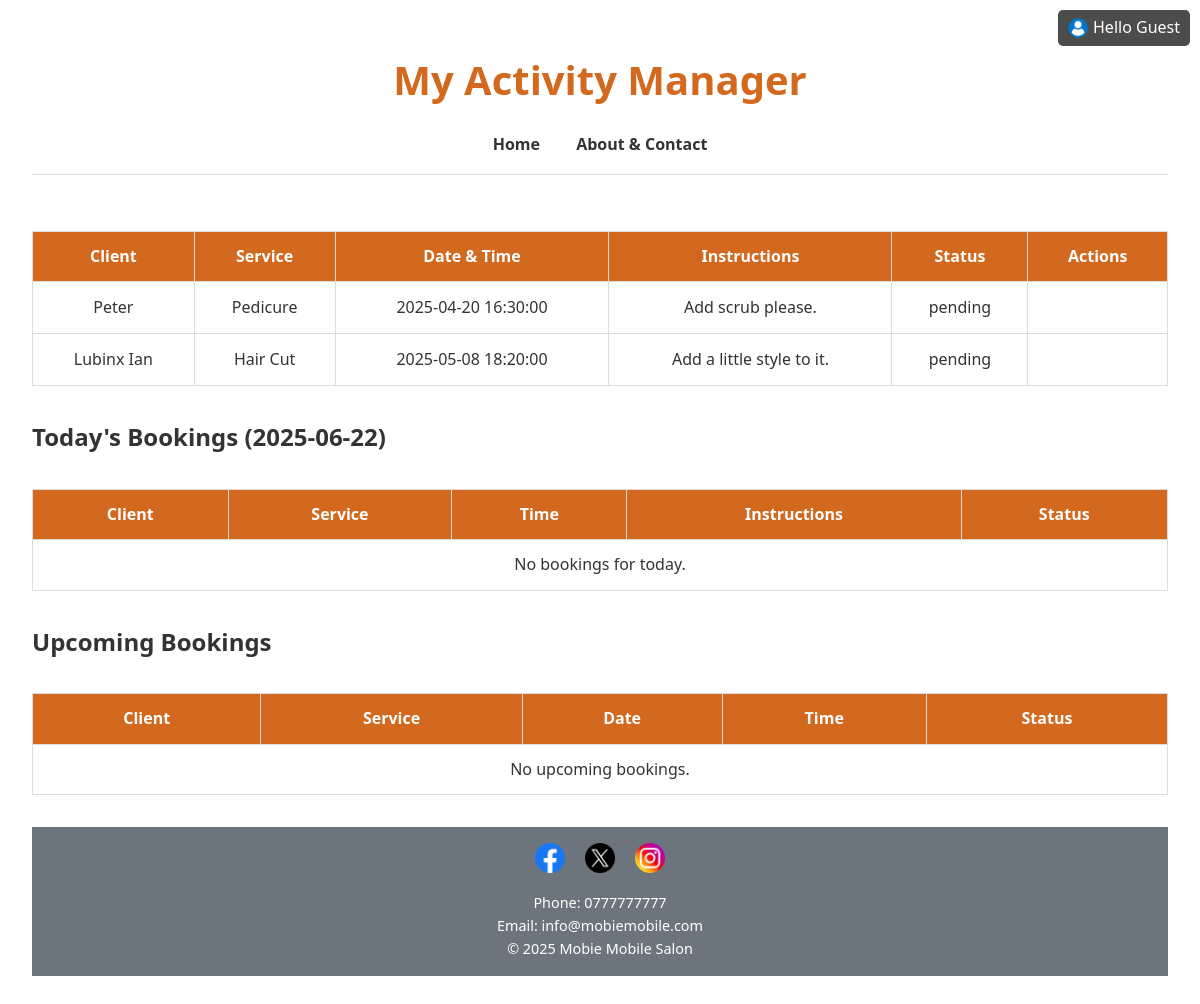
/stylist_dash.php, run on the app's committed database.
### tables this page shows
CREATE TABLE IF NOT EXISTS `bookings` (
  `id` int NOT NULL AUTO_INCREMENT,
  `name` text NOT NULL,
  `email` text NOT NULL,
  `phone` text NOT NULL,
  `service` text NOT NULL,
  `provider` text NOT NULL,
  `location` text NOT NULL,
  `date` date NOT NULL,
  `time` time NOT NULL,
  `instructions` mediumtext NOT NULL,
  `status` tinytext NOT NULL,
  PRIMARY KEY (`id`)
);

### stylist_dash.php (the view, shortened to what this page needs)
<?php
$stylist = $_SESSION['username'];
$host = getenv("host");
$username = getenv("host_username");
$pass = getenv("host_userpass");
$db = getenv("host_db");
$conn = new mysqli($host, $username, $pass, $db);
$stmtToday = $conn->prepare("
    SELECT * FROM bookings
    WHERE provider = ?
      AND DATE(date) = CURDATE()
    ORDER BY time
");
$stmtToday->bind_param("s", $stylist);
$stmtToday->execute();
$todayResult = $stmtToday->get_result();
$stmtUpcoming = $conn->prepare("
    SELECT * FROM bookings
    WHERE provider = ?
      AND DATE(date) > CURDATE()
    ORDER BY date, time
");
$stmtUpcoming->bind_param("s", $stylist);
$stmtUpcoming->execute();
$upcomingResult = $stmtUpcoming->get_result();
$result = $conn->query("SELECT * FROM bookings WHERE status = 'pending'");
?>
<!DOCTYPE html>
<html lang="en">
<head>
    <link rel="stylesheet" href="style.css">
</head>
<body style="padding: 2rem;">
    <div class="status">
        <img src="icons/user.png" alt="User Profile">
        <span>
            Hello
            <?php
            if (isset($_SESSION['loggedin']) && $_SESSION['loggedin'] === true): ?>
                <?php echo htmlspecialchars($_SESSION['username']); ?>
                <a href="logout.php" class="tooltip">
                    <img src="icons/logout.png" alt="">
                    <span class="tooltip-text">Logout</span>
                </a>
            <?php else: ?>
                <?php echo htmlspecialchars('Guest'); ?>
            <?php endif; ?>
        </span>
    </div>
    <header>
        <h1>My Activity Manager</h1>
        <nav>
            <ul>
                <li><a href="index.php">Home</a></li>
                <li><a href="about.php">About & Contact</a></li>
            </ul>
        </nav>
    </header>
    <main>
        <table>
            <thead>
                <tr>
                    <th>Client</th>
                    <th>Service</th>
                    <th>Date & Time</th>
                    <th>Instructions</th>
                    <th>Status</th>
                    <th>Actions</th>
                </tr>
            </thead>
            <tbody>
                <?php while ($booking = $result->fetch_assoc()): ?>
                    <tr>
                        <td><?php echo htmlspecialchars($booking['name']); ?></td>
                        <td><?php echo htmlspecialchars($booking['service']); ?></td>
                        <td><?php echo htmlspecialchars($booking['date']) . " " . htmlspecialchars($booking['time']); ?>
                        </td>
                        <td><?php echo htmlspecialchars($booking['instructions']); ?></td>
                        <td><?php echo htmlspecialchars($booking['status']); ?></td>
                        <td>
                            <form method="post" style="display:inline-block;">
                                <button type="submit" name="action" value="accept" class="approve">Accept</button>
                            </form>
                        </td>
                    </tr>
                <?php endwhile; ?>
            </tbody>
        </table>
        <h2>Today's Bookings (<?php echo date('Y-m-d'); ?>)</h2>
        <table>
            <thead>
                <tr>
                    <th>Client</th>
                    <th>Service</th>
                    <th>Time</th>
                    <th>Instructions</th>
                    <th>Status</th>
                </tr>
            </thead>
            <tbody>
                <?php if ($todayResult->num_rows): ?>
                    <?php while ($row = $todayResult->fetch_assoc()): ?>
                        <tr>
                            <td><?php echo htmlspecialchars($row['name']); ?></td>
                            <td><?php echo htmlspecialchars($row['service']); ?></td>
                            <td><?php echo htmlspecialchars($row['time']); ?></td>
                            <td><?php echo htmlspecialchars($row['instructions']); ?></td>
                            <td><?php echo htmlspecialchars($row['status']); ?></td>
                        </tr>
                    <?php endwhile; ?>
                <?php else: ?>
                    <tr>
                        <td colspan="6">No bookings for today.</td>
                    </tr>
                <?php endif; ?>
            </tbody>
        </table>
        <h2>Upcoming Bookings</h2>
        <table>
            <thead>
                <tr>
                    <th>Client</th>
                    <th>Service</th>
                    <th>Date</th>
                    <th>Time</th>
                    <th>Status</th>
                </tr>
            </thead>
            <tbody>
                <?php if ($upcomingResult->num_rows): ?>
                    <?php while ($row = $upcomingResult->fetch_assoc()): ?>
                        <tr>
                            <td><?php echo htmlspecialchars($row['name']); ?></td>
                            <td><?php echo htmlspecialchars($row['service']); ?></td>
                            <td><?php echo htmlspecialchars($row['date']); ?></td>
                            <td><?php echo htmlspecialchars($row['time']); ?></td>
                            <td><?php echo htmlspecialchars($row['status']); ?></td>
                        </tr>
                    <?php endwhile; ?>
                <?php else: ?>
                    <tr>
                        <td colspan="6">No upcoming bookings.</td>
                    </tr>
                <?php endif; ?>
            </tbody>
        </table>
    </main>
    <footer>
        <div class="social-media">
            <a href="[Facebook Link]"><img src="icons/facebook.png" alt="Facebook"></a>
            <a href="[Twitter Link]"><img src="icons/twitter.png" alt="Twitter"></a>
            <a href="[Instagram Link]"><img src="icons/instagram.png" alt="Instagram"></a>
        </div>
        <div class="contact-info">
            <p>Phone: 0777777777</p>
            <p>Email: info@mobiemobile.com</p>
        </div>
        <p>&copy; <?php echo date("Y"); ?> Mobie Mobile Salon</p>
    </footer>
</body>
</html>

### style.css (style rules this page uses)
:root { --primary-color: #d2691e; --primary-hover: #b85e17; --secondary-color: #6c757d; --accent-color: #c71585; --background-color: #fff; --text-color: #333; --border-color: #ddd; --white: #fff; --box-shadow: 0 2px 4px rgba(0, 0, 0, 0.1); --font-family: 'Segoe UI', Tahoma, Geneva, Verdana, sans-serif; }
* { box-sizing: border-box; margin: 0; padding: 0; }
body { font-family: var(--font-family); background-color: var(--background-color); color: var(--text-color); line-height: 1.6; display: flex; flex-direction: column; min-height: 100vh; margin: 0; }
main { flex: 1; }
header { background-color: var(--white); padding: 1rem 0; text-align: center; border-bottom: 1px solid var(--border-color); margin-bottom: 1.5rem; }
header h1 { font-size: 2.5rem; color: var(--primary-color); }
nav ul { list-style: none; text-align: center; margin: 0; padding-top: 20px; }
nav li { display: inline-block; margin: 0 1rem; }
nav a { text-decoration: none; color: var(--text-color); font-weight: bold; transition: color 0.3s ease; }
footer { background-color: var(--secondary-color); color: var(--white); padding: 1rem; text-align: center; margin-top: auto; }
footer p { font-size: 0.9rem; }
.social-media { margin-bottom: 10px; }
.social-media a { display: inline-block; margin: 0 0.5rem; }
.social-media img { width: 30px; height: 30px; }

### stylist_dash.php (style rules this page uses)
table { width: 100%; border-collapse: collapse; margin: 2rem 0; }
th, td { border: 1px solid #ddd; padding: 12px; text-align: center; }
th { background-color: var(--primary-color); color: #fff; }
button { padding: 6px 12px; border: none; border-radius: 4px; cursor: pointer; transition: background 0.3s; }
button.approve { background-color: var(--success-color); color: #fff; }
.status { position: fixed; top: 10px; right: 10px; background-color: rgba(0, 0, 0, 0.7); color: #fff; padding: 5px 10px; border-radius: 5px; z-index: 10; display: flex; align-items: center; gap: 5px; }
.status img { width: 20px; height: 20px; border-radius: 50%; }

### data on the page
bookings: name "Peter", service "Pedicure", date "2025-04-20", time "16:30:00", instructions "Add scrub please.", status "pending"
bookings: name "Lubinx Ian", service "Hair Cut", date "2025-05-08", time "18:20:00", instructions "Add a little style to it.", status "pending"
